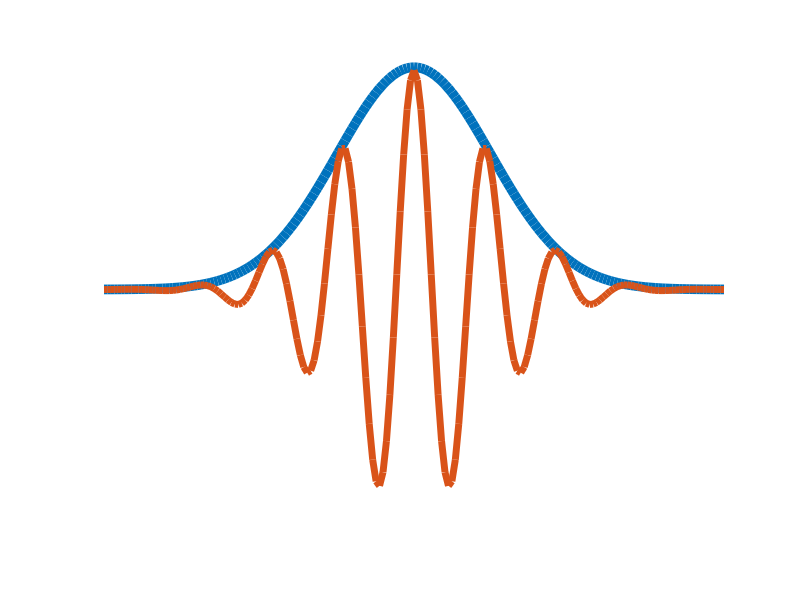

Here is the MATLAB script that generated this plot:
x = linspace(-9,9,181);
g = exp(-x.^2/10);
c = cos(3*x);
figure(1)
plot(x,g,'LineWidth',7);
hold on
plot(x,g.*c*.986,'LineWidth',5)
hold off
axis([-9,9,-1.1, 1.1])
set(gca,'visible','off')

